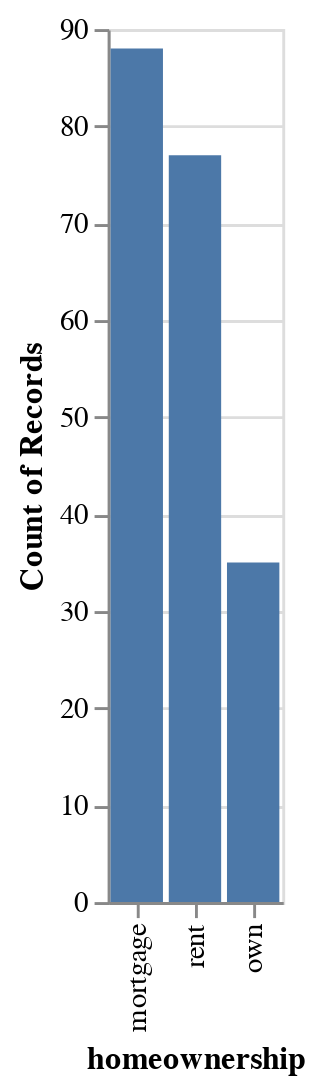

Here is the notebook cell this chart was saved with:
### Markdown cell above
### Sorted bar chart

### Code cell
alt.Chart(source).mark_bar().encode(
    x=alt.X('homeownership').sort('-y'), # sort
    y=alt.Y('homeownership', aggregate='count')
)

### Figure 1 — Vega-Lite specification as saved in the notebook (floating-point values rounded to 4 significant figures; data arrays with more than 128 entries replaced by an {"elided": "..."} marker saying what was removed)
{"config": {"view": {"continuousWidth": 300, "continuousHeight": 300}}, "data": {"name": "data-01103058646d44783c073db6553580d7"}, "mark": {"type": "bar"}, "encoding": {"x": {"field": "homeownership", "sort": "-y", "type": "nominal"}, "y": {"aggregate": "count", "field": "homeownership", "type": "nominal"}}, "$schema": "https://vega.github.io/schema/vega-lite/v5.6.1.json", "datasets": {"data-01103058646d44783c073db6553580d7": {"elided": "200 records"}}}
